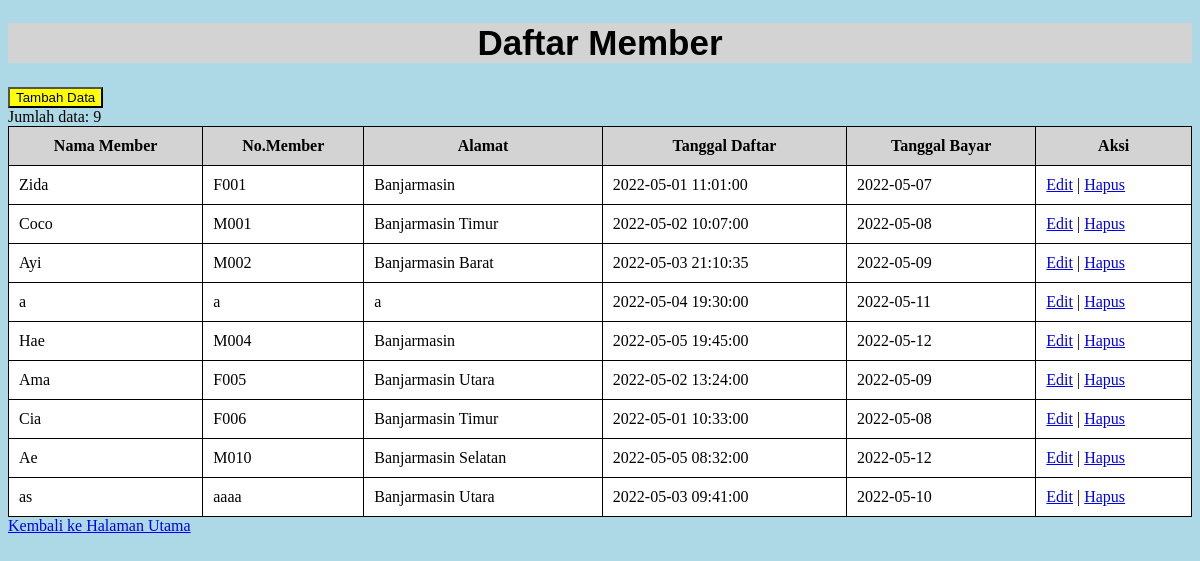
The page /Member.php on the database its author committed.
### tables this page shows
CREATE TABLE `member` (
  `id_member` int(11) NOT NULL AUTO_INCREMENT,
  `nama_member` varchar(250) NOT NULL,
  `nomor_member` varchar(15) NOT NULL,
  `alamat` text NOT NULL,
  `tgl_mendaftar` datetime NOT NULL,
  `tgl_terakhir_bayar` date NOT NULL,
  PRIMARY KEY (`id_member`)
);

### Koneksi.php (called while the page is built, shortened)
<?php
    function connect()
    {
        try {
            $connect = new PDO(
                'mysql:host=localhost;dbname=prak501','root','',
                array(PDO::ATTR_ERRMODE, PDO::ERRMODE_EXCEPTION, PDO::ATTR_PERSISTENT => true)
            );
        } catch (PDOException $e) {
            print "Gagal Terhubung ke Database: " . $e->getMessage() . "<br/>";
            die();
        }
        return $connect;
    }
?>

### Model.php (the view, shortened to what this page needs)
<?php
    require 'Koneksi.php';
    function tampilkan($table){
        $connection = connect() -> prepare("SELECT * FROM $table");
        $connection -> execute();
        $result = $connection -> fetchAll();
        if (!empty($result)) {
            if ($table == "buku") {
                foreach ($result as $data) {
                    echo "<tr>";
                    echo "<td>" . $data['judul_buku'] . "</td>";
                    echo "<td>" . $data['penulis'] . "</td>";
                    echo "<td>" . $data['penerbit'] . "</td>";
                    echo "<td>" . $data["tahun_terbit"] . "</td>";
                    echo "<td>";
                        echo "<a href='FormBuku.php?id_buku=" . $data['id_buku'] . "'>Edit</a>";
                        echo " | ";
                        echo "<a href='Buku.php?id_buku=" . $data['id_buku'] . "' onclick=\"return confirm('Apakah anda yakin ingin menghapus?')\">
                                Hapus</a>";
                    echo "</td>";
                    echo "</tr>";
                }   echo "<br/>";
                    echo "Jumlah data: ".count($result);
            } elseif ($table == "member") {
                foreach ($result as $data) {
                    echo "<tr>";
                    echo "<td>" . $data['nama_member'] . "</td>";
                    echo "<td>" . $data['nomor_member'] . "</td>";
                    echo "<td>" . $data['alamat'] . "</td>";
                    echo "<td>" . $data["tgl_mendaftar"] . "</td>";
                    echo "<td>" . $data["tgl_terakhir_bayar"] . "</td>";
                    echo "<td>";
                        echo "<a href='FormMember.php?id_member=" . $data['id_member'] . "'>Edit</a>";
                        echo " | ";
                        echo "<a href='Member.php?id_member=" . $data['id_member'] . "' onclick=\"return confirm('Apakah anda yakin ingin menghapus?')\">
                                Hapus</a>";
                    echo "</td>";
                    echo "</tr>";
                }   echo "<br/>";
            }
        }
    }
?>

### Member.php (style rules this page uses)
table,th,td { border-collapse: collapse; border: solid 1px; padding:10px; background-color: white; }
body { background-color: lightblue; }

### rows shown on the page
member: nama_member "Zida", nomor_member "F001", alamat "Banjarmasin", tgl_mendaftar "2022-05-01 11:01:00", tgl_terakhir_bayar "2022-05-07"
member: nama_member "Coco", nomor_member "M001", alamat "Banjarmasin Timur", tgl_mendaftar "2022-05-02 10:07:00", tgl_terakhir_bayar "2022-05-08"
member: nama_member "Ayi", nomor_member "M002", alamat "Banjarmasin Barat", tgl_mendaftar "2022-05-03 21:10:35", tgl_terakhir_bayar "2022-05-09"
member: nama_member "a", nomor_member "a", alamat "a", tgl_mendaftar "2022-05-04 19:30:00", tgl_terakhir_bayar "2022-05-11"
member: nama_member "Hae", nomor_member "M004", alamat "Banjarmasin", tgl_mendaftar "2022-05-05 19:45:00", tgl_terakhir_bayar "2022-05-12"
member: nama_member "Ama", nomor_member "F005", alamat "Banjarmasin Utara", tgl_mendaftar "2022-05-02 13:24:00", tgl_terakhir_bayar "2022-05-09"
member: nama_member "Cia", nomor_member "F006", alamat "Banjarmasin Timur", tgl_mendaftar "2022-05-01 10:33:00", tgl_terakhir_bayar "2022-05-08"
member: nama_member "Ae", nomor_member "M010", alamat "Banjarmasin Selatan", tgl_mendaftar "2022-05-05 08:32:00", tgl_terakhir_bayar "2022-05-12"
member: nama_member "as", nomor_member "aaaa", alamat "Banjarmasin Utara", tgl_mendaftar "2022-05-03 09:41:00", tgl_terakhir_bayar "2022-05-10"
